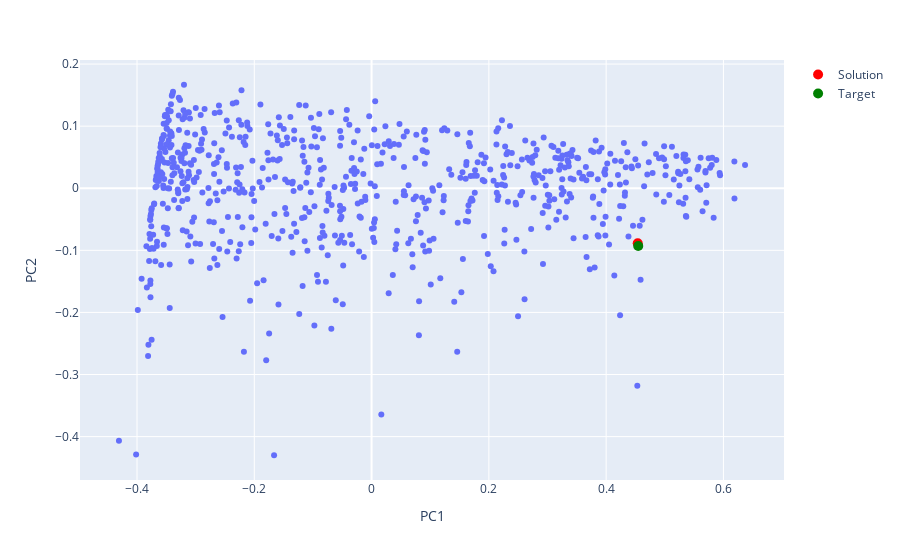

Notebook code for this chart:
### Code cell
# Plotting the PCA of the features

fig = px.scatter(x=uts_pca[:, 0], y=uts_pca[:, 1], hover_data=[mts_pca_df['index']])
fig.add_trace(go.Scatter(x=solution_features_pca[:, 0], y=solution_features_pca[:, 1], mode='markers', marker=dict(size=10, color='red'), name="Solution"))
fig.add_trace(go.Scatter(x=[uts_pca[target_ts_index][0]], y=[uts_pca[target_ts_index][1]], mode='markers', marker=dict(size=10, color='green'), name="Target"))
fig.update_layout(
    xaxis_title="PC1",  # Custom X-axis label
    yaxis_title="PC2",  # Custom Y-axis label
    showlegend=True
)
fig.show()

### Figure 1 — Plotly figure (JSON) as saved in the notebook; plotly's stock layout.template omitted (floating-point values rounded to 4 significant figures; data arrays with more than 128 entries replaced by an {"elided": "..."} marker saying what was removed)
{"data": [{"customdata": {"elided": "724x1 int values"}, "hovertemplate": "x=%{x}<br>y=%{y}<br>hover_data_0=%{customdata[0]}<extra></extra>", "legendgroup": "", "marker": {"color": "#636efa", "symbol": "circle"}, "mode": "markers", "name": "", "orientation": "v", "showlegend": false, "type": "scatter", "x": {"elided": "724 float values"}, "xaxis": "x", "y": {"elided": "724 float values"}, "yaxis": "y"}, {"marker": {"color": "red", "size": 10}, "mode": "markers", "name": "Solution", "type": "scatter", "x": [0.4538], "y": [-0.08858]}, {"marker": {"color": "green", "size": 10}, "mode": "markers", "name": "Target", "type": "scatter", "x": [0.4547], "y": [-0.09304]}], "layout": {"legend": {"tracegroupgap": 0}, "margin": {"t": 60}, "showlegend": true, "xaxis": {"anchor": "y", "domain": [0, 1], "title": {"text": "PC1"}}, "yaxis": {"anchor": "x", "domain": [0, 1], "title": {"text": "PC2"}}}}
